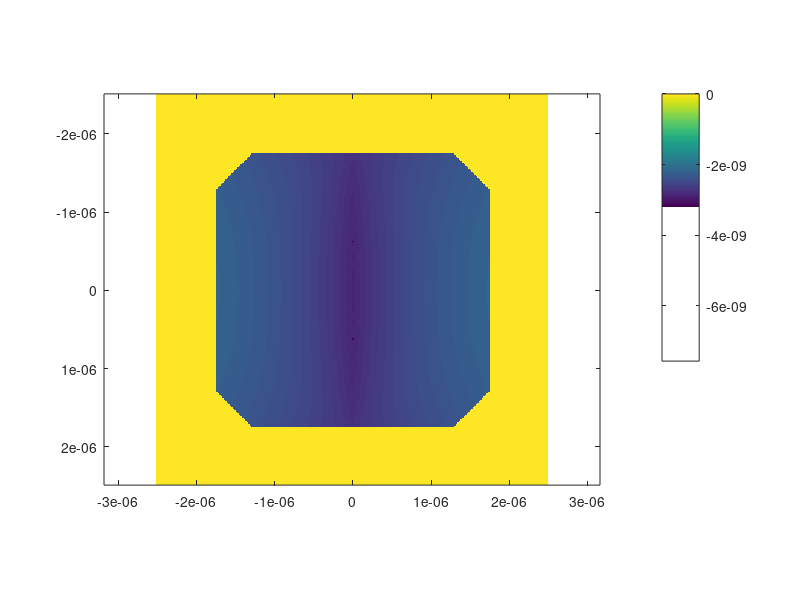
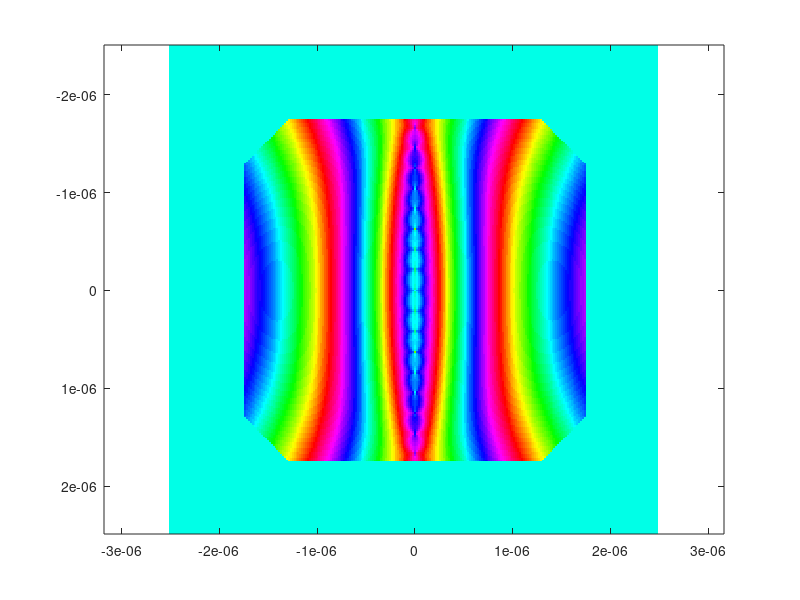

These figures' MATLAB source, in order:
% Initialization
clear;
close all;
clc;

% Set saving path
p = 'C:\Users\anfils\Documents\Simulation_Results\3D_Probe_Ptycho\Partial_Coherence\';

% Save the phantom?
sav = 1;


%% Generate the shape
% Set the size of the phantom volume
m = 256;
A = ones(m,m,m);

% Generate coordinates
x = (-m/2):(m/2-1);
y = x.';
z = permute(x,[3 1 2]);

% Set sizes of the polyhedrons and randomness
rc = m/2*0.7; % 0.8
ro = m/2*0.7; % 0.8
rnd = 0;

% Set the cubic plane positions
c1 = ([1 0 0] + (rand(1,3) - 0.5)*rnd)*rc;
c2 = ([-1 0 0] + (rand(1,3) - 0.5)*rnd)*rc;
c3 = ([0 1 0] + (rand(1,3) - 0.5)*rnd)*rc;
c4 = ([0 -1 0] + (rand(1,3) - 0.5)*rnd)*rc;
c5 = ([0 0 1] + (rand(1,3) - 0.5)*rnd)*rc;
c6 = ([0 0 -1] + (rand(1,3) - 0.5)*rnd)*rc;

% Calculate the cubic normal vectors
c1n = c1./sqrt(dot(c1,c1));
c2n = c2./sqrt(dot(c2,c2));
c3n = c3./sqrt(dot(c3,c3));
c4n = c4./sqrt(dot(c4,c4));
c5n = c5./sqrt(dot(c5,c5));
c6n = c6./sqrt(dot(c6,c6));

% Set the octahedral plane positions
o1 = ([1 1 1]/sqrt(3) + (rand(1,3) - 0.5)*rnd)*ro;
o2 = ([1 1 -1]/sqrt(3) + (rand(1,3) - 0.5)*rnd)*ro;
o3 = ([1 -1 1]/sqrt(3) + (rand(1,3) - 0.5)*rnd)*ro;
o4 = ([-1 1 1]/sqrt(3) + (rand(1,3) - 0.5)*rnd)*ro;
o5 = ([1 -1 -1]/sqrt(3) + (rand(1,3) - 0.5)*rnd)*ro;
o6 = ([-1 1 -1]/sqrt(3) + (rand(1,3) - 0.5)*rnd)*ro;
o7 = ([-1 -1 1]/sqrt(3) + (rand(1,3) - 0.5)*rnd)*ro;
o8 = ([-1 -1 -1]/sqrt(3) + (rand(1,3) - 0.5)*rnd)*ro;

% Calculate the octahedral normal vectors
o1n = o1./sqrt(dot(o1,o1));
o2n = o2./sqrt(dot(o2,o2));
o3n = o3./sqrt(dot(o3,o3));
o4n = o4./sqrt(dot(o4,o4));
o5n = o5./sqrt(dot(o5,o5));
o6n = o6./sqrt(dot(o6,o6));
o7n = o7./sqrt(dot(o7,o7));
o8n = o8./sqrt(dot(o8,o8));

% Apply the planes
A(c1n(1)*(x - c1(1)) + c1n(2)*(y - c1(2)) + c1n(3)*(z - c1(3)) > 0) = 0;
A(c2n(1)*(x - c2(1)) + c2n(2)*(y - c2(2)) + c2n(3)*(z - c2(3)) > 0) = 0;
A(c3n(1)*(x - c3(1)) + c3n(2)*(y - c3(2)) + c3n(3)*(z - c3(3)) > 0) = 0;
A(c4n(1)*(x - c4(1)) + c4n(2)*(y - c4(2)) + c4n(3)*(z - c4(3)) > 0) = 0;
A(c5n(1)*(x - c5(1)) + c5n(2)*(y - c5(2)) + c5n(3)*(z - c5(3)) > 0) = 0;
A(c6n(1)*(x - c6(1)) + c6n(2)*(y - c6(2)) + c6n(3)*(z - c6(3)) > 0) = 0;
A(o1n(1)*(x - o1(1)) + o1n(2)*(y - o1(2)) + o1n(3)*(z - o1(3)) > 0) = 0;
A(o2n(1)*(x - o2(1)) + o2n(2)*(y - o2(2)) + o2n(3)*(z - o2(3)) > 0) = 0;
A(o3n(1)*(x - o3(1)) + o3n(2)*(y - o3(2)) + o3n(3)*(z - o3(3)) > 0) = 0;
A(o4n(1)*(x - o4(1)) + o4n(2)*(y - o4(2)) + o4n(3)*(z - o4(3)) > 0) = 0;
A(o5n(1)*(x - o5(1)) + o5n(2)*(y - o5(2)) + o5n(3)*(z - o5(3)) > 0) = 0;
A(o6n(1)*(x - o6(1)) + o6n(2)*(y - o6(2)) + o6n(3)*(z - o6(3)) > 0) = 0;
A(o7n(1)*(x - o7(1)) + o7n(2)*(y - o7(2)) + o7n(3)*(z - o7(3)) > 0) = 0;
A(o8n(1)*(x - o8(1)) + o8n(2)*(y - o8(2)) + o8n(3)*(z - o8(3)) > 0) = 0;


%% Generate the phase
% Set the real space axes
fov = 5e-6;
rx = x./m.*fov;
ry = y./m.*fov;
rz = z./m.*fov;

% Set positions
d = 200e-9;
py = linspace(-fov/2,fov/2,round(fov./d)).';
d = mean(diff(py));

% Remove positions outside the object
As = sum(A,3);
py(py > max(ry.*(As(:,m/2 + 1) > 0))) = [];
py(py < min(ry.*(As(:,m/2 + 1) > 0))) = [];

% Set Al(110) material parameters
nu = 0.348;
b = 2.86e-10;
a = 4.04e-10;
G = sqrt(2).*2.*pi./a;
v = b./d.*180./pi;
s = 0.5.*pi.*b./(1 - nu)./d./d.*rx./sinh(pi.*rx./d)./sinh(pi.*rx./d);

% Calculate the displacement field (Al(110) edge dislocation wall)
u = zeros(m,m,1);
n = length(py);
for i = 1:n
    u = u + b./(8.*pi.*(1 - nu)).*((1 - 2.*nu).*log(rx.^2 + (ry - py(i)).^2) + (rx.^2 - (ry - py(i)).^2)./(rx.^2 + (ry - py(i)).^2));
end

% Remove NaNs
ii = find(isnan(u));
[iy,ix] = ind2sub([m m],ii);
u(ii) = (u(iy + 1,m/2 + 1) + u(iy - 1,m/2 + 1) + u(iy,m/2 + 2) + u(iy,m/2))./4;

% Plot the displacement field
figure;
imagesc(rx,ry,u.*(As > 0));
axis equal tight;
colorbar;

% Calculate phase
P = exp(1i.*u.*G);
figure;
imagesc(rx,ry,angle(P).*(As > 0));
axis equal tight;
colormap hsv;

% Combine into final phantom
obj = A.*repmat(P,1,1,m);


%% Save the phantom
% Save phantom if specified
if sav == 1
    save([p 'Phantom.mat'],'obj','rx','ry','rz','a','b','d','G','nu','s','v','fov','x','y','z');
end


